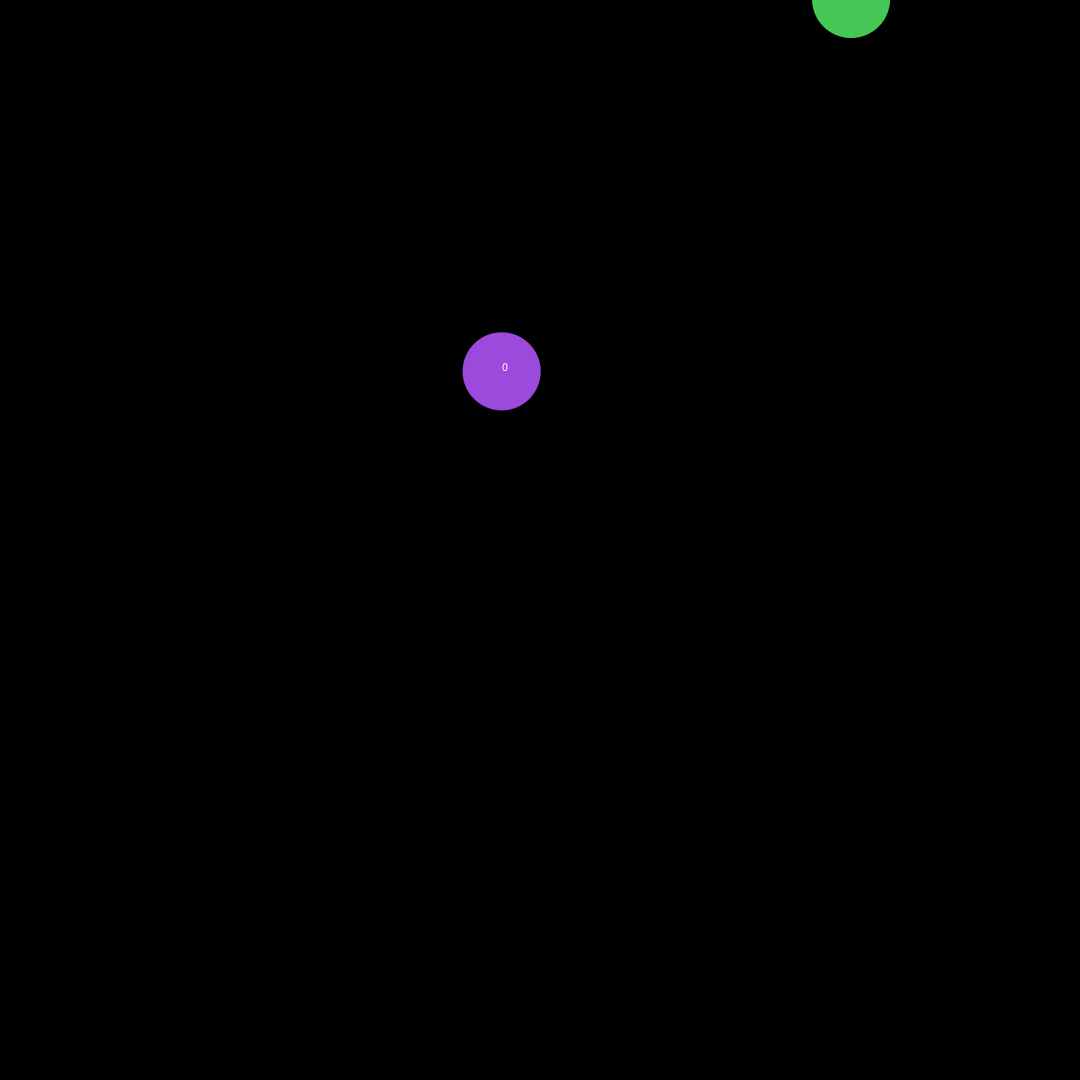
Frame 1 (no input)
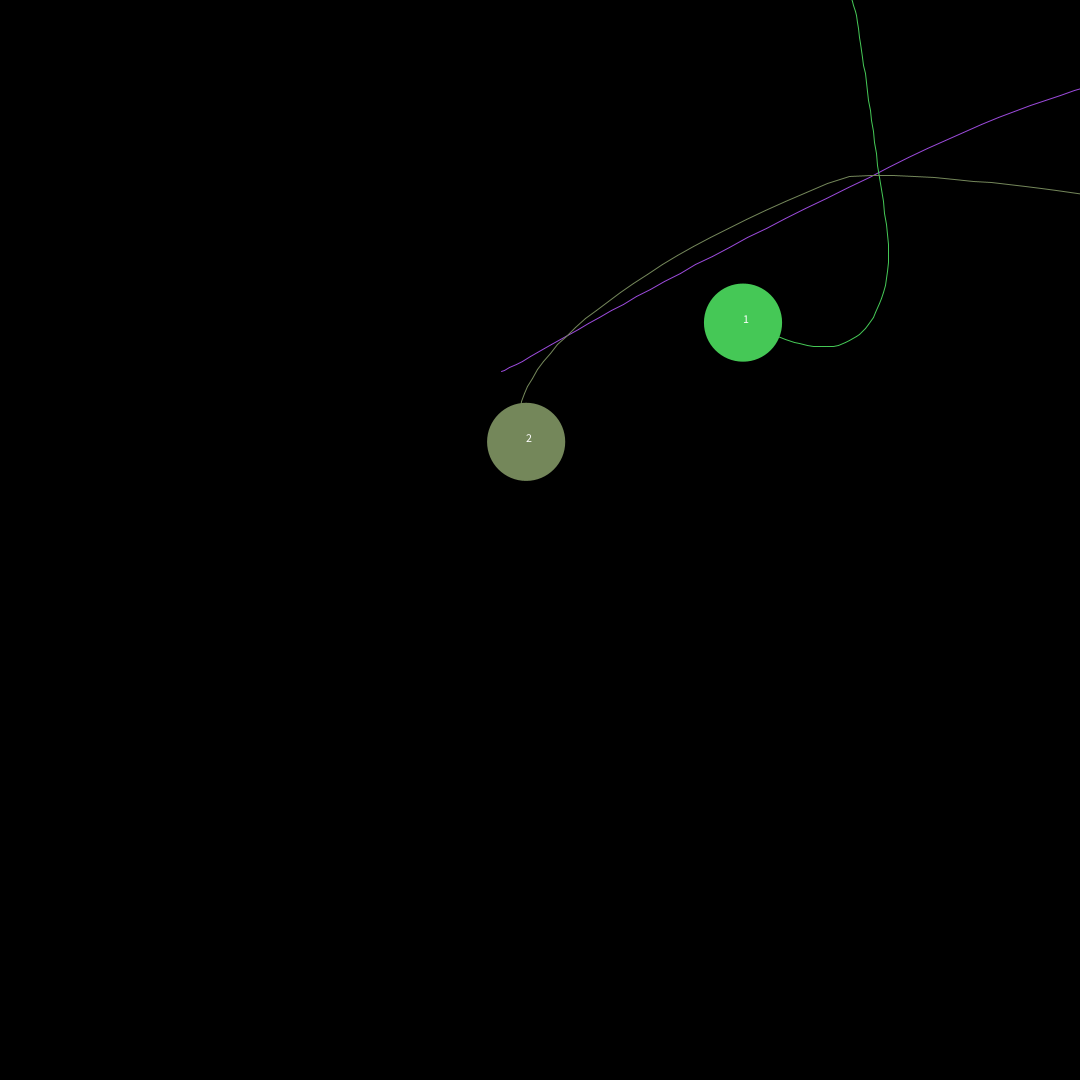
Frame 60 (the mouse pressed at the canvas centre just before this capture)
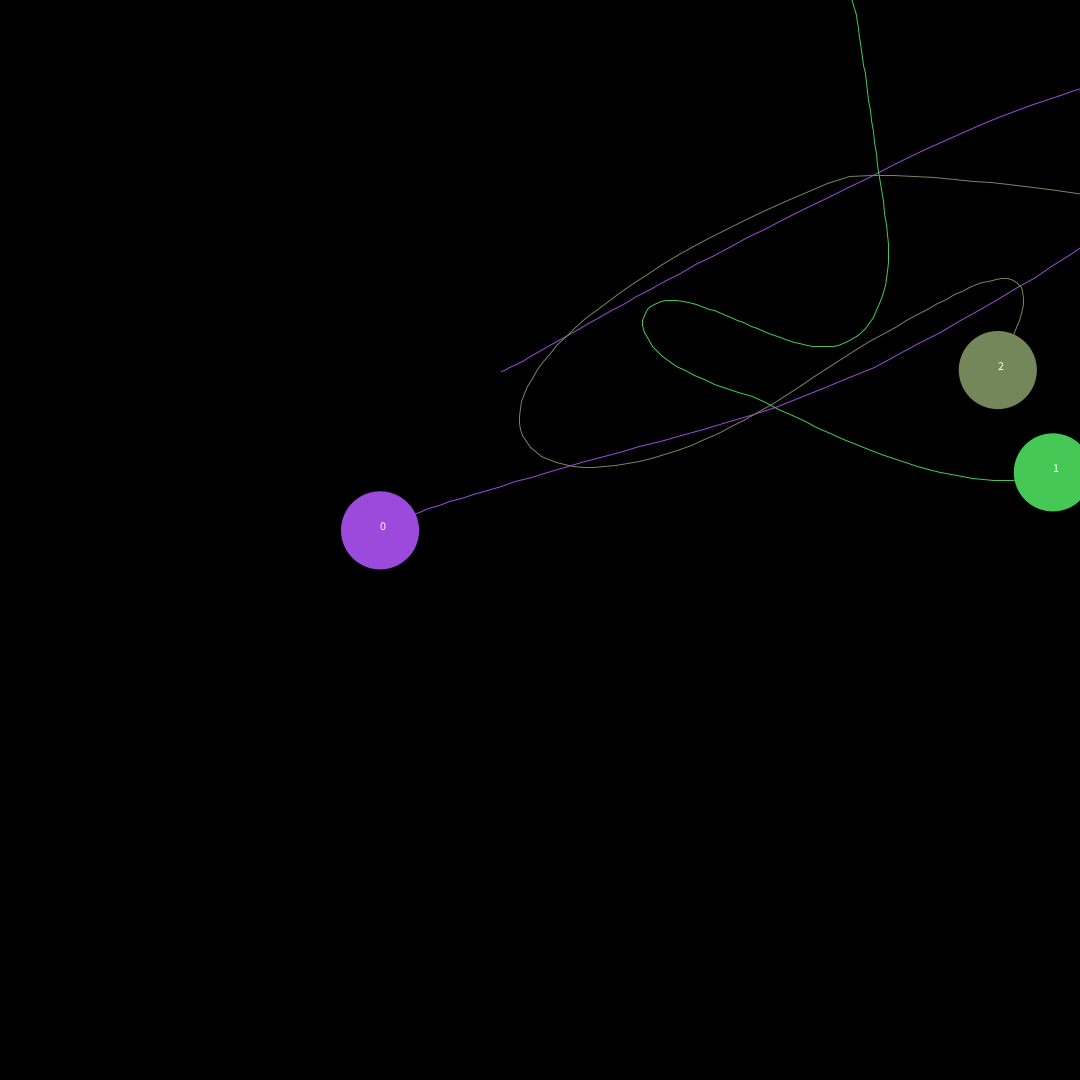
Frame 120 (the mouse held since frame 60 and released just before this capture)

The Processing sketch that drew these frames (run headless with seeded random() and noise(); from frame 60 on, the mouse is pressed at the canvas centre):

// Processing sketch: HW6_threebodies_problem
// ── HW6_threebodies_problem.pde
int maxsize = 300;
int i;
int j;
ArrayList<pl> planets = new ArrayList<pl>();
void setup(){
  size(1080,1080);
  for(int i=0;i<3;i++)
  planets.add(new pl(2000,1,i,500+i*350,height/5+tan(1+i)*100,i));
}

void draw(){
  background(0);
  for(int i=0;i<3;i++)
  {
    for (int j =0; j<3; j++)
    {
      planets.get(i).applyforce(planets.get(i).attract(planets.get(j)));
    }
    planets.get(i).update();
    planets.get(i).showpath();
    planets.get(i).display();
  }
}

class pl {
  int id;
  float r; 
  float mass;
  PVector pos; 
  PVector vel;
  PVector a; 
  color col;
  PVector f;
  ArrayList<PVector> path = new ArrayList<PVector>();
  pl(float m, float vx, float vy, float px, float py, int id_){
    mass = m;
    r = 10*calr(mass);
    pos = new PVector (px,py);
    vel = new PVector (vx,vy);
    id = id_;
    col = color (random(20,230),random(20,230),random(20,230));
    a = new PVector (0,0);
  }
  float calr (float m){
    return pow(m/PI*(3f/4f),1f/3f);
  }
  void display(){
  fill (col);
  noStroke();
  ellipse (pos.x, pos.y, r,r);
  fill (255);
  text(id, pos.x, pos.y);
  }
  void showpath(){
    stroke (col);
    for( int i= 0; i < path.size(); i++){
      PVector a = path.get(i);
      PVector b;
      if (i+1==path.size()){
        b=pos;
      } else {
        b = path.get(i+1);
        line(a.x,a.y,b.x,b.y);
        }
      }
    }
    
    void applyforce(PVector force){
      f = force.copy().mult(-1);
      a.add(f.div(mass));
    }
    void update(){
      vel.add(a);
      pos.add(vel);
      if(sqrt(pow(vel.x,2)+pow(vel.y,2))>6)
      vel.limit (2);
      path.add(new PVector(pos.x,pos.y));
      if (path.size()>maxsize){
        path.remove(0);
      }
    }
    
    PVector attract (pl m){
      PVector force = PVector.sub(pos, m.pos);
      float d = force.mag();
      d = constrain (d, 1.0,50);
      force.normalize();
      float strength= (0.49*mass*m.mass)/(d*d);
      force.mult(strength);
      return force;
    }
}

      
  
  
    
